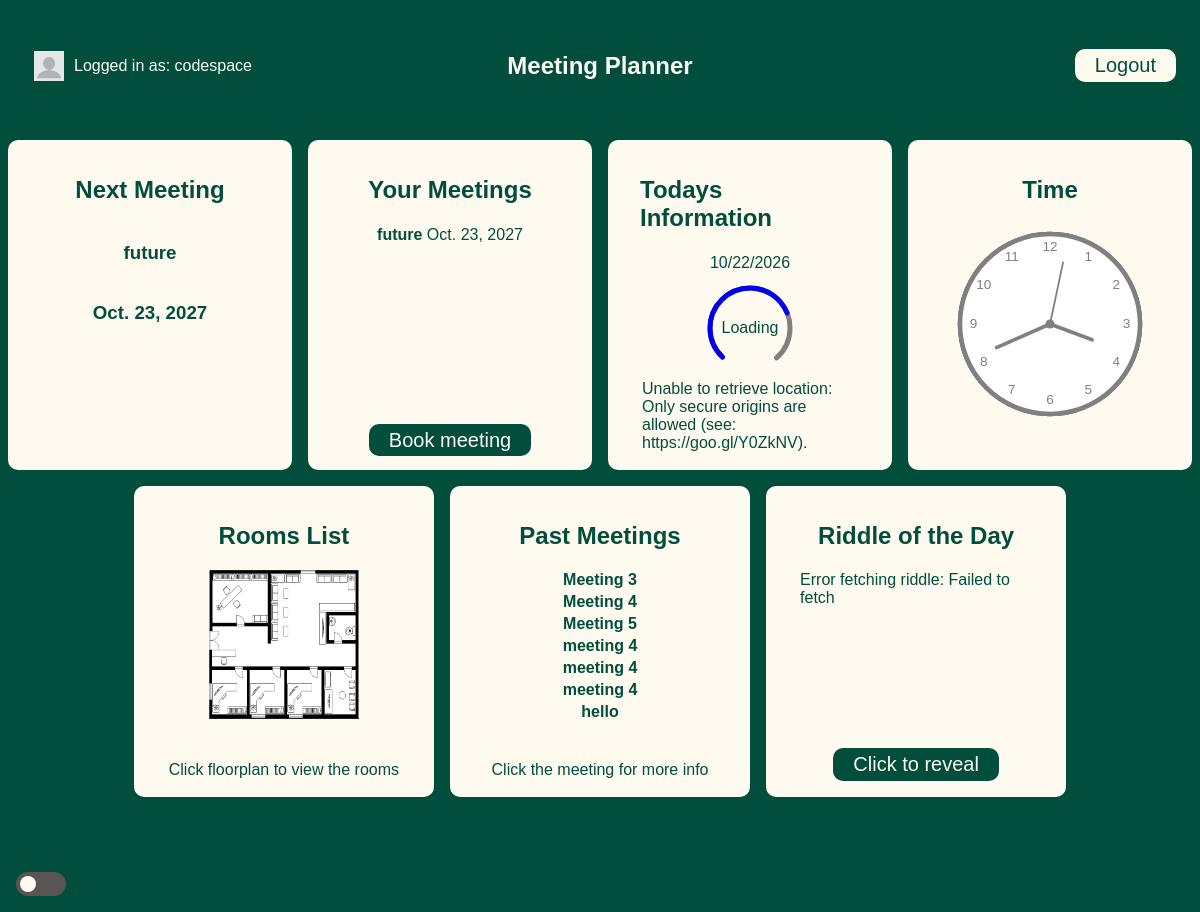
Before: / (signed in) with the older database file.
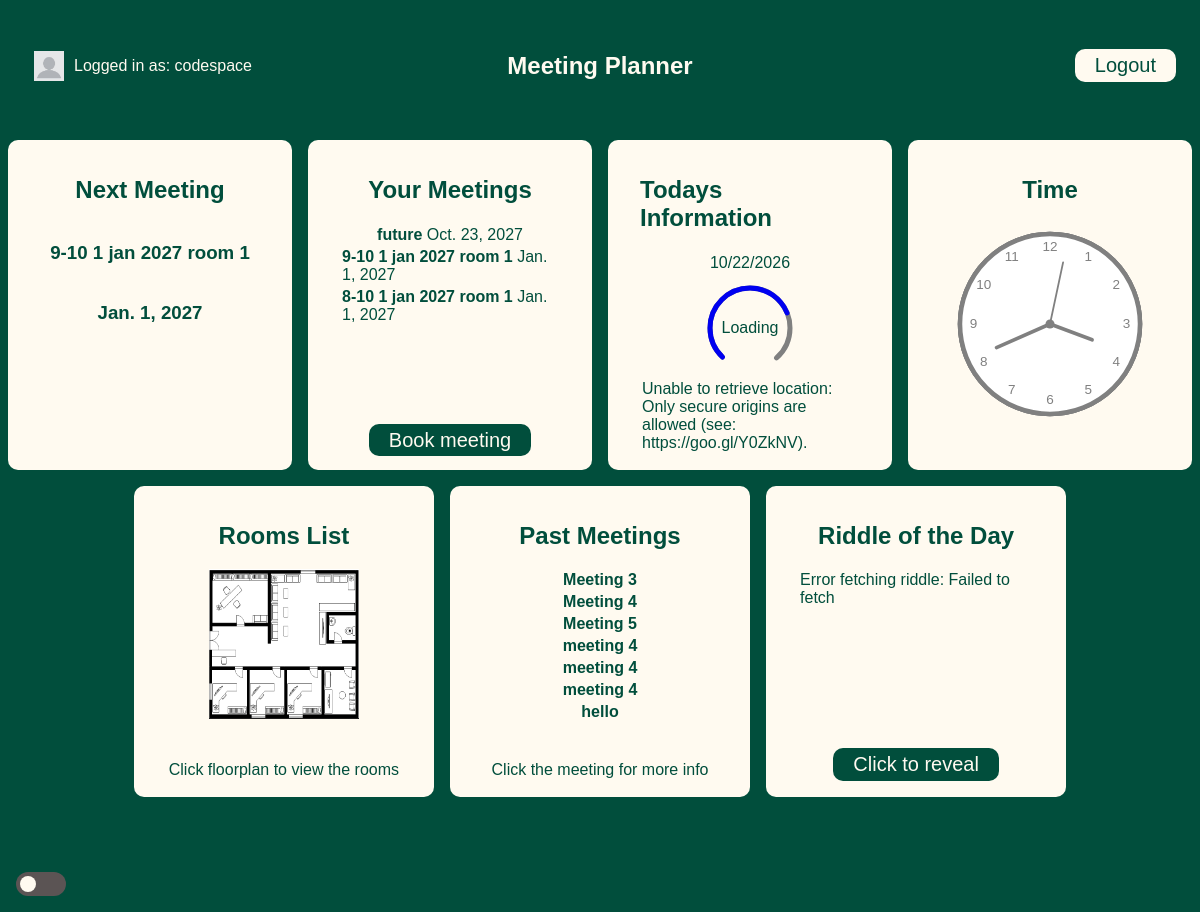
After: the same page with the newer database file.
### meetings/models.py (models this page shows, shortened)
class Meeting(models.Model):
    title = models.CharField(max_length=200)
    date = models.DateField()
    start_time = models.TimeField(default=time(9))
    duration = models.IntegerField(default=1)
    room = models.ForeignKey(Room, on_delete=models.CASCADE)
    participants = models.ManyToManyField(get_user_model())#incase db changes we call this insted

### website/views.py (the view)
# urls.py: path('', welcome, name="welcome"),
def welcome(request):
    if request.user.is_authenticated:
        context = {
            "meetings": Meeting.objects.filter(
                participants__id=request.user.id,
                date__gt=timezone.now()
            ),
            "nextmeeting": Meeting.objects.filter(
                participants__id=request.user.id,
                date__gt=timezone.now()
            ).order_by('date').first(),
            "pastmeetings": Meeting.objects.filter(
                participants__id=request.user.id,
                date__lt=timezone.now()
            ).order_by('-date')
        }
    else:
        context = {}
    return render(request, "website/welcome.html",context)#dictionary is passed to the template

### templates/website/welcome.html (shortened to what this page needs)
{% extends "base.html" %}
{%load static%}
{% block extra_scripts %}
    <link rel="stylesheet" href="{% static 'website/welcome.css' %}">
{% endblock %}
{% block content%}
    {% if user.is_authenticated %}
        <div class="card">
            <div class="item dash meetings">
                <h2>Next Meeting</h2>
                <h3>{{ nextmeeting.title }} </h3>
                <h3>{{ nextmeeting.date }}</h3>
            </div>
            <div class="item dash meetings">
                <h2>Your Meetings</h2>
                    {% for meeting in meetings %}
                        <p><a href="{% url 'detail' meeting.id %}">
                            {{meeting.title}}
                        </a>{{meeting.date}}</p>
                    {% endfor %}
                <p class="in-actions" style="margin-top:auto"><a id="book" href="{% url 'new' %}">Book meeting</a></p>
            </div>
            <div class="item dash">
                <h2>Todays Information</h2>
                <p id="date"></p>
                <p id="location"></p>
                <div class = temp-circle>
                    <div id="temp">Loading</div>
                </div>
                <p id="weather"></p>
            </div>
            <div class="item dash">
                <h2>Time</h2>
                <canvas id="canvas" width="200" height="200" ></canvas>
            </div>
        </div>
        <div class="card">
            <div class="item dash">
                <h2>Rooms List</h2>
                <a href="{%url 'rooms'%}"><img src="{% static 'website/floorplan.png' %}" width="150" height="150" alt="Floorplan button"></a>
                <br><br>
                <p style=" margin-top:auto;">Click floorplan to view the rooms</a></p>
            </div>
            <div class="item dash meetings">
                <h2>Past Meetings</h2>
                    {% for meeting in pastmeetings %}
                        <p><a href="{% url 'detail' meeting.id %}">
                            {{meeting.title}}
                        </a></p>
                    {% endfor %}
                <p style=" margin-top:auto;">Click the meeting for more info</p>
            </div>
            <div class="item dash">
                <h2>Riddle of the Day</h2>
                <p id="riddle"></p>
                <button id="reveal" class="in-button"> Click to reveal</button>
            </div>
        </div>
    {%endif%}
{%endblock%}

Changed rows visible on the page:
added Meeting: title "9-10 1 jan 2027 room 1", date "Jan. 1, 2027", shown under "Your Meetings"
added Meeting: title "8-10 1 jan 2027 room 1", date "Jan. 1, 2027", shown under "Your Meetings"
Other visible differences:
{{ nextmeeting.title }}: "future" → "9-10 1 jan 2027 room 1"
{{ nextmeeting.date }}: "Oct. 23, 2027" → "Jan. 1, 2027"
